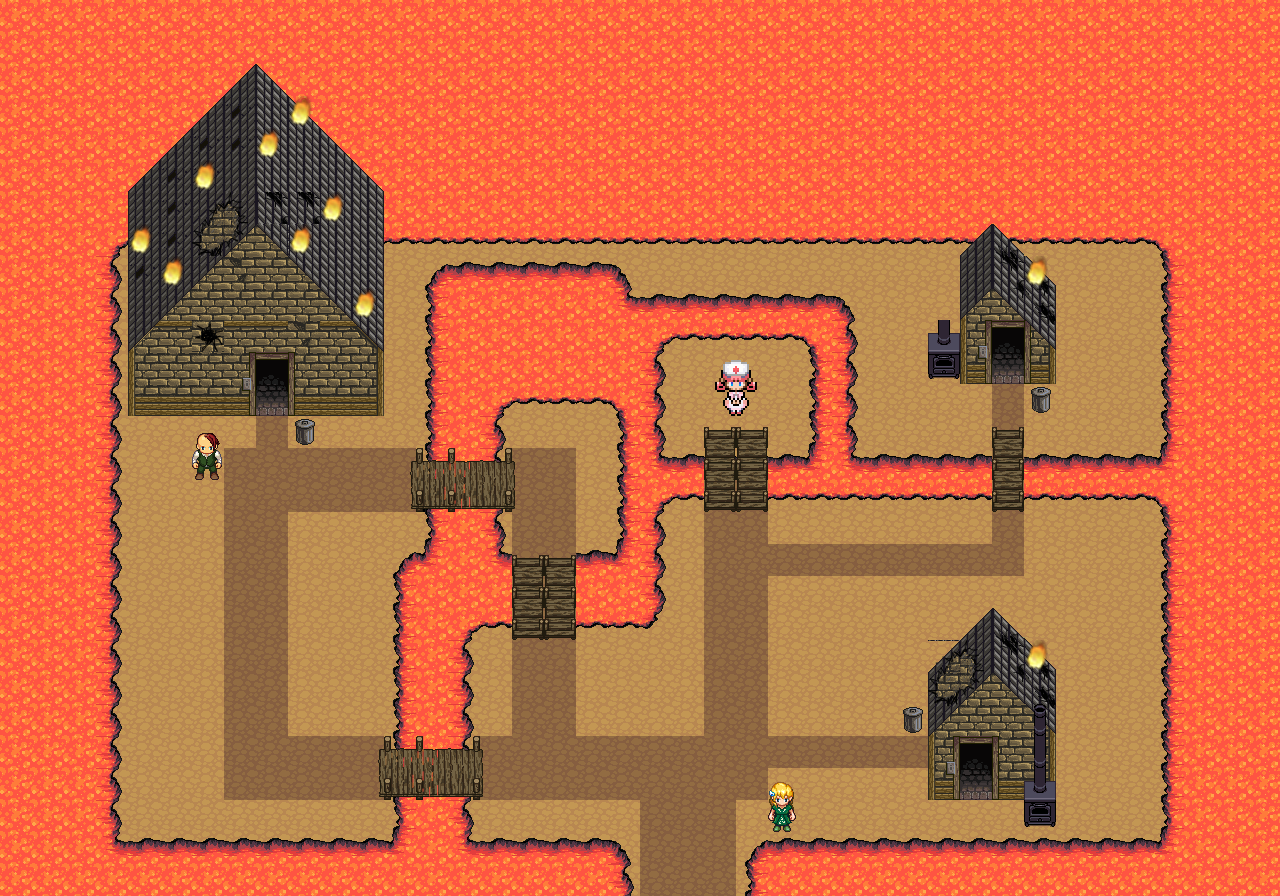

Tiled map render using the project's own tile images. Description and the map definition, with tile-layer contents summarised, below:
An orthogonal 40x28 tile map with 32x32 px tiles, 11 tile layers (floor, lava, way, bridge, ...), 6 tilesets.

<map version="1.0" tiledversion="1.0.3" orientation="orthogonal" renderorder="right-down" width="40" height="28" tilewidth="32" tileheight="32" nextobjectid="1">
 <tileset firstgid="1" source="../tile/tileset-1.tsx" />
 <tileset firstgid="1025" source="../tile/tileset-2.tsx" />
 <tileset firstgid="1925" source="../tile/tileset-3.tsx" />
 <tileset firstgid="2181" source="../tile/nurse.tsx" />
 <tileset firstgid="2245" source="../tile/NPC/npc-villager-village-1.tsx" />
 <tileset firstgid="2246" source="../tile/NPC/npc-villager-village-2.tsx" />
 <layer name="floor" width="40" height="28">
  <data>[1120 cells, 686 non-empty, 2 distinct tile ids]</data>
 </layer>
 <layer name="lava" width="40" height="28">
  <data>[1120 cells, 682 non-empty, 12 distinct tile ids]</data>
 </layer>
 <layer name="way" width="40" height="28">
  <data>[1120 cells, 120 non-empty, 5 distinct tile ids]</data>
 </layer>
 <layer name="bridge" width="40" height="28">
  <data>[1120 cells, 35 non-empty, 13 distinct tile ids]</data>
 </layer>
 <layer name="home 1" width="40" height="28">
  <data>[1120 cells, 67 non-empty, 12 distinct tile ids]</data>
 </layer>
 <layer name="door" width="40" height="28">
  <data>[1120 cells, 18 non-empty, 6 distinct tile ids]</data>
 </layer>
 <layer name="roof" width="40" height="28">
  <data>[1120 cells, 74 non-empty, 24 distinct tile ids]</data>
 </layer>
 <layer name="roof 2" width="40" height="28">
  <data>[1120 cells, 1 non-empty, 1 distinct tile ids]</data>
 </layer>
 <layer name="props" width="40" height="28">
  <data>[1120 cells, 9 non-empty, 5 distinct tile ids]</data>
 </layer>
 <layer name="fire" width="40" height="28">
  <data>[1120 cells, 10 non-empty, 1 distinct tile ids]</data>
 </layer>
 <layer name="NPC Villager" width="40" height="28">
  <data>[1120 cells, 2 non-empty, 2 distinct tile ids]</data>
 </layer>
</map>
